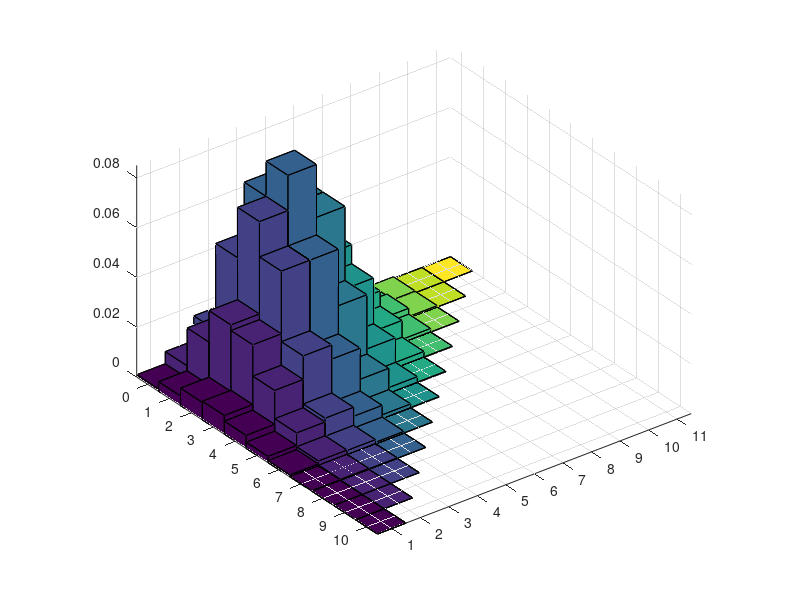

Here is the MATLAB script that generated this plot: (Note: this script raises an error after producing the figure.)
clear
close all

n = 10;
p1 = 0.2;
p2 = 0.3;
p3 = 1 - (p1 + p2);

x1 = (0 : n)';
x2 = 0 : n;
x3 = n - (x1 + x2);
x3(x3 < 0) = inf;
f = factorial(n)./ (factorial(x1).* factorial(x2).* factorial(x3)).* p1.^x1.* p2.^x2.* p3.^x3;
f(isinf(x3)) = nan;

b = bar3(x1, f, 1);
for ii = 1 : length(b)
    b(ii).CData = b(ii).ZData;
    % b(ii).FaceColor = 'interp';
    b(ii).XData = b(ii).XData - 1;
    b(ii).ZData(b(ii).XData + b(ii).YData > n + 1) = NaN;
end

xlabel("$k_1$", Interpreter="latex")
ylabel("$k_2$", Interpreter="latex")
zlabel("${\rm P}(X_1=k_1,X_2=k_2,X_3=n-k_1-k_2)$", Interpreter="latex")

xlim([-0.5 n+0.5])
ylim([-0.5 n+0.5])
xticks(x1)

cb = colorbar;

view(45, 30)

set(gcf, Position=[200 200 600 500])

exportgraphics(gca, "../pdf_bin3.pdf", ContentType="vector", BackgroundColor="none")
